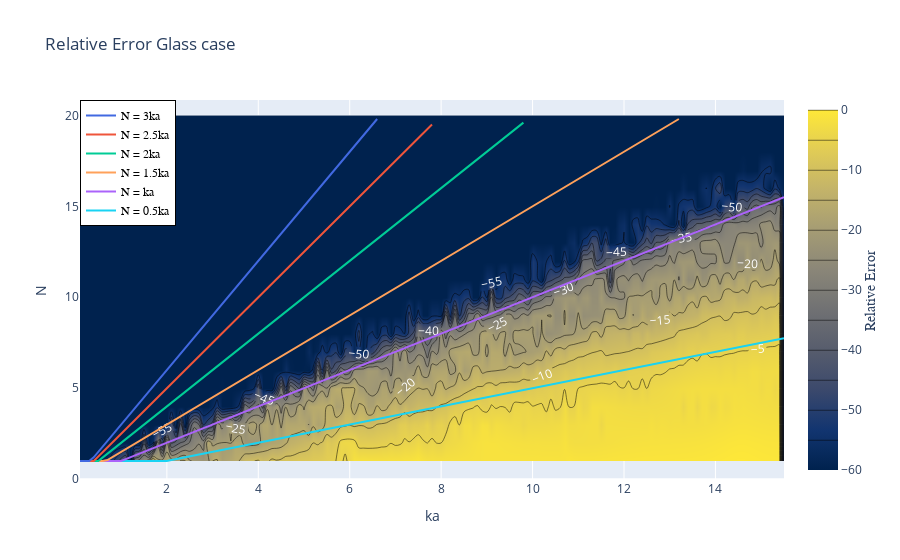

The notebook cell saved with this chart:
### Code cell
y_05 = []
y_10 = []
y_15 = []
y_20 = []
y_25 = []
y_30 = []

z_prepared = np.transpose(np.array(logarifmic_relative_error_glass))
N_sliced = N_array[:20]
z_sliced = np.transpose(np.array(logarifmic_relative_error_glass))[:160][:60]
ka_sliced = ka_array[:155]
# print(N_array)

for ka in ka_sliced:
    y_05.append(ka * .5)
    y_10.append(ka)
    y_15.append(ka * 1.5)
    y_20.append(ka * 2)
    y_25.append(ka * 2.5)
    y_30.append(ka * 3)
    
    
x_30 = ka_sliced[:66]
y_30_right = formatLines(y_30[:66], x_30)

x_25 = ka_sliced[:78]
y_25_right = formatLines(y_25[:78], x_25)

x_20 = ka_sliced[:98]
y_20_right = formatLines(y_20[:98], x_20)

x_15 = ka_sliced[:132]
y_15_right = formatLines(y_15[:132], x_15)

x_10 = ka_sliced
y_10_right = formatLines(y_10, x_10)

x_05 = ka_sliced
y_05_right = formatLines(y_05, x_05)



# fig = px.line(x=t, y=np.cos(t), labels={'x':'t', 'y':'cos(t)'})
colorscale = [[0, 'mediumturquoise'], [0.5, 'lightsalmon'], [1, 'gold']]
fig = go.Figure(data =
    go.Contour(
        z=z_prepared,
        x=ka_array,
        y=N_array,
        contours=dict(
            coloring ='heatmap',
            showlabels = True,
            labelfont = dict(
                size = 12,
                color = 'white',
            )
        ),
#         colorscale="Viridis",
        colorscale="Cividis",
        y0=1,
    colorbar=dict(
            title='Relative Error',
            titleside='right',
            titlefont=dict(
                size=14,
                family='Arial, sans-serif')
        )))
fig.update_layout(title = 'Relative Error Glass case')
fig.update_xaxes(title = 'ka')
fig.update_yaxes(title = 'N')
fig.add_trace(go.Scatter(y=y_05_right, x=x_05, mode="lines", name="N = 0.5ka", line=dict(color="#19D3F3", width=2)))
fig.add_trace(go.Scatter(y=y_10_right, x=x_10, mode="lines", name="N = ka", line=dict(color="#AB63FA", width=2)))
fig.add_trace(go.Scatter(y=y_15_right, x=x_15, mode="lines", name="N = 1.5ka", line=dict(color="#FFA15A", width=2)))
fig.add_trace(go.Scatter(y=y_20_right, x=x_20, mode="lines", name="N = 2ka", line=dict(color="#00CC96", width=2)))
fig.add_trace(go.Scatter(y=y_25_right, x=x_25, mode="lines", name="N = 2.5ka", line=dict(color="#EF553B", width=2)))
fig.add_trace(go.Scatter(y=y_30_right, x=x_30, mode="lines", name="N = 3ka", line=dict(color='royalblue', width=2)))
fig.update_layout(
    legend=dict(
        x=0,
        y=1,
        traceorder="reversed",
        title_font_family="Times New Roman",
        font=dict(
            family="Courier",
            size=12,
            color="black"
        ),
        bgcolor="White",
        bordercolor="black",
        borderwidth=1
    )
)
fig.show()

### Figure 1 — Plotly figure (JSON) as saved in the notebook; plotly's stock layout.template omitted (floating-point values rounded to 4 significant figures; data arrays with more than 128 entries replaced by an {"elided": "..."} marker saying what was removed)
{"data": [{"colorbar": {"title": {"font": {"family": "Arial, sans-serif", "size": 14}, "side": "right", "text": "Relative Error"}}, "colorscale": [[0, "#00224e"], [0.1111, "#123570"], [0.2222, "#3b496c"], [0.3333, "#575d6d"], [0.4444, "#707173"], [0.5556, "#8a8678"], [0.6667, "#a59c74"], [0.7778, "#c3b369"], [0.8889, "#e1cc55"], [1, "#fee838"]], "contours": {"coloring": "heatmap", "labelfont": {"color": "white", "size": 12}, "showlabels": true}, "type": "contour", "x": {"elided": "298 float values"}, "y": {"elided": "154 int values"}, "y0": 1, "z": {"elided": "20x155 float values"}}, {"line": {"color": "#19D3F3", "width": 2}, "mode": "lines", "name": "N = 0.5ka", "type": "scatter", "x": {"elided": "155 float values"}, "y": {"elided": "155 float values"}}, {"line": {"color": "#AB63FA", "width": 2}, "mode": "lines", "name": "N = ka", "type": "scatter", "x": {"elided": "155 float values"}, "y": {"elided": "155 float values"}}, {"line": {"color": "#FFA15A", "width": 2}, "mode": "lines", "name": "N = 1.5ka", "type": "scatter", "x": {"elided": "132 float values"}, "y": {"elided": "132 float values"}}, {"line": {"color": "#00CC96", "width": 2}, "mode": "lines", "name": "N = 2ka", "type": "scatter", "x": [0.1, 0.2, 0.3, 0.4, 0.5, 0.6, 0.7, 0.8, 0.9, 1, 1.1, 1.2, 1.3, 1.4, 1.5, 1.6, 1.7, 1.8, 1.9, 2, 2.1, 2.2, 2.3, 2.4, 2.5, 2.6, 2.7, 2.8, 2.9, 3.0, 3.1, 3.2, 3.3, 3.4, 3.5, 3.6, 3.7, 3.8, 3.9, 4, 4.1, 4.2, 4.3, 4.4, 4.5, 4.6, 4.7, 4.8, 4.9, 5, 5.1, 5.2, 5.3, 5.4, 5.5, 5.6, 5.7, 5.8, 5.9, 6, 6.1, 6.2, 6.3, 6.4, 6.5, 6.6, 6.7, 6.8, 6.9, 7, 7.1, 7.2, 7.3, 7.4, 7.5, 7.6, 7.7, 7.8, 7.9, 8, 8.1, 8.2, 8.3, 8.4, 8.5, 8.6, 8.7, 8.8, 8.9, 9, 9.1, 9.2, 9.3, 9.4, 9.5, 9.6, 9.7, 9.8], "y": [1, 1, 1, 1, 1, 1.2, 1.4, 1.6, 1.8, 2, 2.2, 2.4, 2.6, 2.8, 3.0, 3.2, 3.4, 3.6, 3.8, 4, 4.2, 4.4, 4.6, 4.8, 5.0, 5.2, 5.4, 5.6, 5.8, 6.0, 6.2, 6.4, 6.6, 6.8, 7.0, 7.2, 7.4, 7.6, 7.8, 8, 8.2, 8.4, 8.6, 8.8, 9, 9.2, 9.4, 9.6, 9.8, 10, 10.2, 10.4, 10.6, 10.8, 11, 11.2, 11.4, 11.6, 11.8, 12, 12.2, 12.4, 12.6, 12.8, 13, 13.2, 13.4, 13.6, 13.8, 14, 14.2, 14.4, 14.6, 14.8, 15, 15.2, 15.4, 15.6, 15.8, 16, 16.2, 16.4, 16.6, 16.8, 17, 17.2, 17.4, 17.6, 17.8, 18, 18.2, 18.4, 18.6, 18.8, 19, 19.2, 19.4, 19.6]}, {"line": {"color": "#EF553B", "width": 2}, "mode": "lines", "name": "N = 2.5ka", "type": "scatter", "x": [0.1, 0.2, 0.3, 0.4, 0.5, 0.6, 0.7, 0.8, 0.9, 1, 1.1, 1.2, 1.3, 1.4, 1.5, 1.6, 1.7, 1.8, 1.9, 2, 2.1, 2.2, 2.3, 2.4, 2.5, 2.6, 2.7, 2.8, 2.9, 3.0, 3.1, 3.2, 3.3, 3.4, 3.5, 3.6, 3.7, 3.8, 3.9, 4, 4.1, 4.2, 4.3, 4.4, 4.5, 4.6, 4.7, 4.8, 4.9, 5, 5.1, 5.2, 5.3, 5.4, 5.5, 5.6, 5.7, 5.8, 5.9, 6, 6.1, 6.2, 6.3, 6.4, 6.5, 6.6, 6.7, 6.8, 6.9, 7, 7.1, 7.2, 7.3, 7.4, 7.5, 7.6, 7.7, 7.8], "y": [1, 1, 1, 1, 1.25, 1.5, 1.75, 2, 2.25, 2.5, 2.75, 3.0, 3.25, 3.5, 3.75, 4, 4.25, 4.5, 4.75, 5, 5.25, 5.5, 5.75, 6.0, 6.25, 6.5, 6.75, 7.0, 7.25, 7.5, 7.75, 8, 8.25, 8.5, 8.75, 9, 9.25, 9.5, 9.75, 10, 10.25, 10.5, 10.75, 11.0, 11.25, 11.5, 11.75, 12, 12.25, 12.5, 12.75, 13, 13.25, 13.5, 13.75, 14, 14.25, 14.5, 14.75, 15, 15.25, 15.5, 15.75, 16, 16.25, 16.5, 16.75, 17, 17.25, 17.5, 17.75, 18, 18.25, 18.5, 18.75, 19, 19.25, 19.5]}, {"line": {"color": "royalblue", "width": 2}, "mode": "lines", "name": "N = 3ka", "type": "scatter", "x": [0.1, 0.2, 0.3, 0.4, 0.5, 0.6, 0.7, 0.8, 0.9, 1, 1.1, 1.2, 1.3, 1.4, 1.5, 1.6, 1.7, 1.8, 1.9, 2, 2.1, 2.2, 2.3, 2.4, 2.5, 2.6, 2.7, 2.8, 2.9, 3.0, 3.1, 3.2, 3.3, 3.4, 3.5, 3.6, 3.7, 3.8, 3.9, 4, 4.1, 4.2, 4.3, 4.4, 4.5, 4.6, 4.7, 4.8, 4.9, 5, 5.1, 5.2, 5.3, 5.4, 5.5, 5.6, 5.7, 5.8, 5.9, 6, 6.1, 6.2, 6.3, 6.4, 6.5, 6.6], "y": [1, 1, 1, 1.2, 1.5, 1.8, 2.1, 2.4, 2.7, 3, 3.3, 3.6, 3.9, 4.2, 4.5, 4.8, 5.1, 5.4, 5.7, 6, 6.3, 6.6, 6.9, 7.2, 7.5, 7.8, 8.1, 8.4, 8.7, 9.0, 9.3, 9.6, 9.9, 10.2, 10.5, 10.8, 11.1, 11.4, 11.7, 12, 12.3, 12.6, 12.9, 13.2, 13.5, 13.8, 14.1, 14.4, 14.7, 15, 15.3, 15.6, 15.9, 16.2, 16.5, 16.8, 17.1, 17.4, 17.7, 18, 18.3, 18.6, 18.9, 19.2, 19.5, 19.8]}], "layout": {"legend": {"bgcolor": "White", "bordercolor": "black", "borderwidth": 1, "font": {"color": "black", "family": "Courier", "size": 12}, "title": {"font": {"family": "Times New Roman"}}, "traceorder": "reversed", "x": 0, "y": 1}, "title": {"text": "Relative Error Glass case"}, "xaxis": {"title": {"text": "ka"}}, "yaxis": {"title": {"text": "N"}}}}
